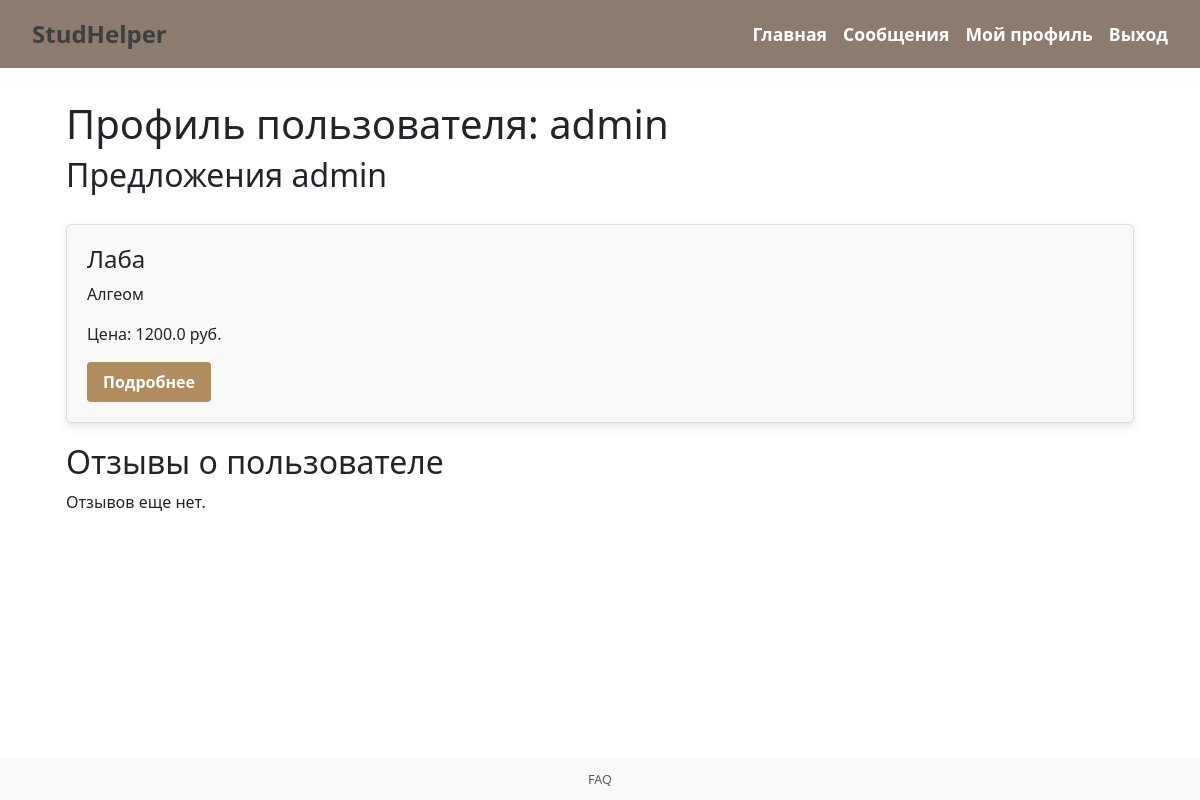
/profile/1 (signed in), run on the app's committed database.
### app.py (models this page shows)
class User(db.Model, UserMixin):
    id = db.Column(db.Integer, primary_key=True)
    username = db.Column(db.String(150), unique=True, nullable=False)
    password = db.Column(db.String(150), nullable=False)
    offers = db.relationship('Offer', backref='seller', lazy=True)  # связь с предложениями

class Offer(db.Model):
    id = db.Column(db.Integer, primary_key=True)
    title = db.Column(db.String(200), nullable=False)
    description = db.Column(db.Text, nullable=False)
    price = db.Column(db.Float, nullable=False)
    subcategory_id = db.Column(db.Integer, db.ForeignKey('subcategory.id'), nullable=False)
    seller_id = db.Column(db.Integer, db.ForeignKey('user.id'), nullable=False)

### app.py (the view)
@app.route('/profile', defaults={'user_id': None})
@app.route('/profile/<int:user_id>')
def profile(user_id):
    if not current_user.is_authenticated:
        return redirect(url_for('login'))
    if user_id is None:
        user = current_user
    else:
        user = User.query.get_or_404(user_id)
    offers = Offer.query.filter_by(seller_id=user.id).all()
    reviews = Review.query.filter_by(user_id=user.id).all()
    return render_template('profile.html', user=user, offers=offers, reviews=reviews)

### app.py (called while the page is built)
@login_manager.user_loader
def load_user(user_id):
    return User.query.get(int(user_id))

### templates/profile.html (shortened to what this page needs)
{% extends 'base.html' %}
{% block content %}
<div class="profile-container">
    <h1>Профиль пользователя: {{ user.username }}</h1>
    <h2>
        {% if user == current_user %}
            Мои предложения
        {% else %}
            Предложения {{ user.username }}
        {% endif %}
    </h2>
    <div class="offers-list">
        {% for offer in offers %}
        <div class="offer-card">
            <h3>{{ offer.title }}</h3>
            <p>{{ offer.description }}</p>
            <p>Цена: {{ offer.price }} руб.</p>
            <a href="{{ url_for('offer', offer_id=offer.id) }}" class="btn btn-detail">Подробнее</a>
        </div>
        {% endfor %}
    </div>
    <h2>Отзывы о пользователе</h2>
    {% if reviews %}
    <div class="reviews-list">
        {% for review in reviews %}
        <div class="review-card">
            <p><strong>Оценка: {{ review.rating }} / 5</strong></p>
            <p>{{ review.text }}</p>
            <p><small>От: {{ review.reviewer.username }}</small></p>
        </div>
        {% endfor %}
    </div>
    {% else %}
    <p>Отзывов еще нет.</p>
    {% endif %}
</div>
{% endblock %}

### static/style.css (style rules this page uses)
body { display: flex; flex-direction: column; min-height: 100vh; }
.offer-card { background-color: white; border-radius: 12px; padding: 1rem; box-shadow: 0 4px 10px rgba(0, 0, 0, 0.1); transition: transform 0.2s ease, box-shadow 0.2s ease; }
.offer-card h3 { margin: 0 0 0.5rem; font-size: 1.2rem; }
.offers-list { margin-top: 30px; }
.offer-card { border: 1px solid #ddd; padding: 20px; margin-bottom: 20px; border-radius: 5px; background-color: #f9f9f9; }
.offer-card h3 { font-size: 1.5rem; }
.offer-card p { font-size: 1rem; }
.offer-card .btn { background-color: #007bff; color: white; text-decoration: none; padding: 8px 16px; border-radius: 5px; }
.offer-card .btn-detail { background-color: #b08c5f; color: white; font-weight: bold; padding: 0.5rem 1rem; border: none; border-radius: 0.25rem; text-decoration: none; display: inline-block; transition: background-color 0.3s ease, opacity 0.3s ease; }

### data on the page
User: username "admin"
Offer: title "Лаба", description "Алгеом", price "1200.0"
